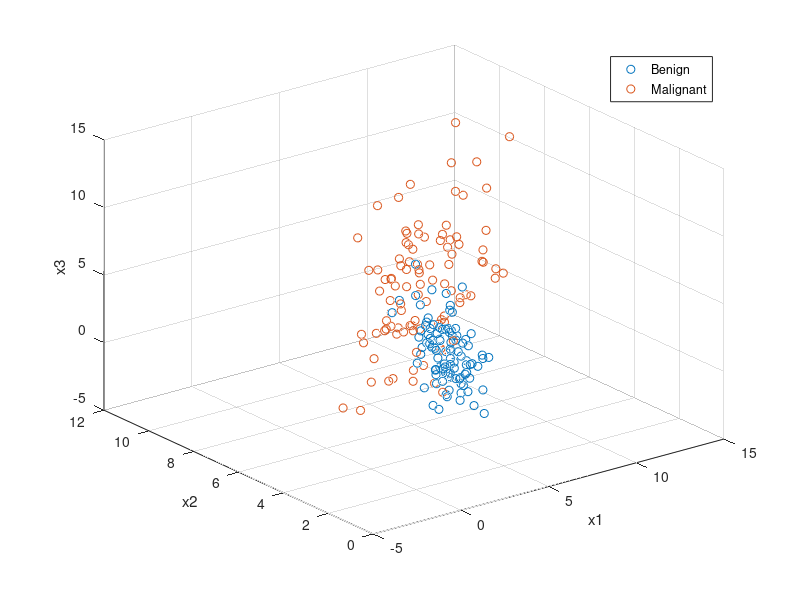
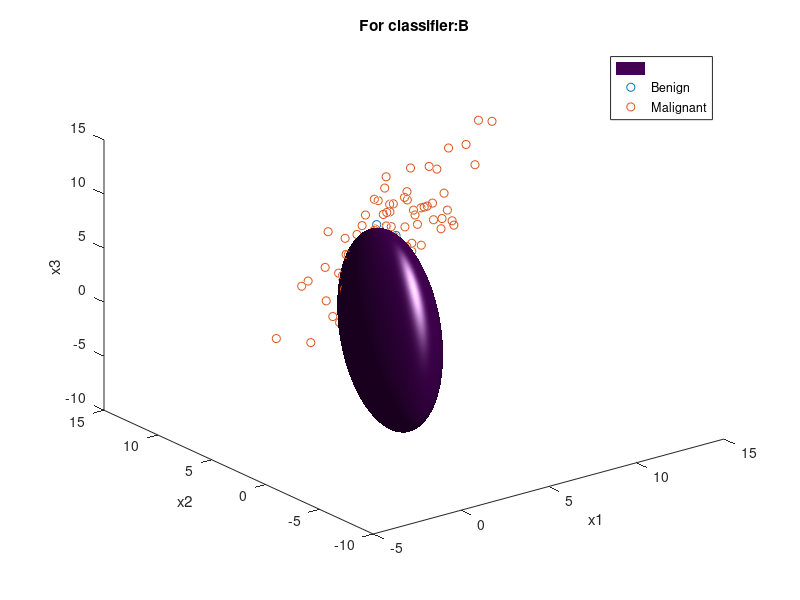
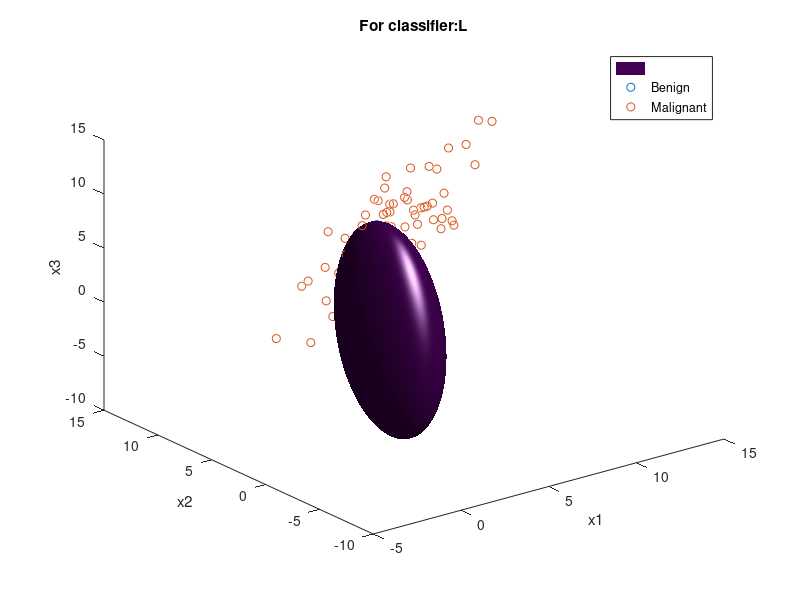
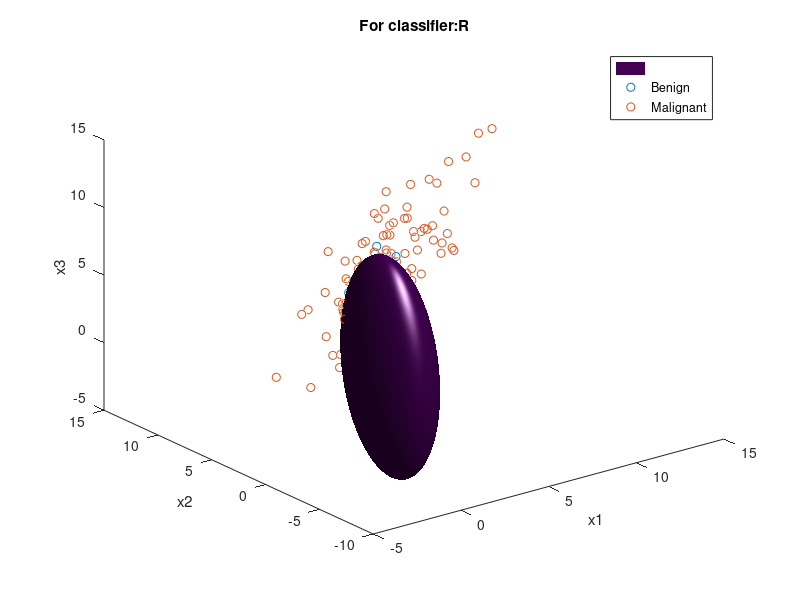

MATLAB code to generate these figures, in order:
clc;
clear all;
close all;
load('HW3_data_benign_bash','data_benign')
load('HW3_data_malignant_bash','data_malignant')
ben=data_benign';
mal=data_malignant';
benY=zeros(100,1);
malY=ones(100,1);

figure(1)
scatter3(ben(1,:),ben(2,:),ben(3,:),'b+')
hold on
scatter3(mal(1,:),mal(2,:),mal(3,:),'r.')
legend('Benign', 'Malignant')
xlabel('x1')
ylabel('x2')
zlabel('x3')
C1 = [0.4 0.3 0.5;
    0.3 0.9 0.7;
    0.5 0.7 1.6];
mu1 = [2.7;2.8;3.6];
mu2=[5.1;5.9;5.3];
C2=[6.2 2.3 3.1;
    2.3 2.2 1.7;
    3.1 1.7 6.4];
bl1=0.88;
bl2=0.36;
map1=0.88;
map2=0.12;

W1=-.5*inv(C1);
w1=inv(C1)*mu1;
w10=-0.5*mu1'*inv(C1)*mu1-0.5*log(det(C1));
bias1=[log(bl1) log(map1) 0];

W2=-.5*inv(C2);
w2=inv(C2)*mu2;
w20=-0.5*mu2'*inv(C2)*mu2-0.5*log(det(C2));
bias2=[log(bl2) log(map2) 0];
s1="For classifier: ";
s2=["BLRT", "MAP", "ML"];

%%% For dataset 1 where each data is benign%%%%
yben=zeros(100,1);
g=zeros(100,1);
for cl=1:3
    disp(strcat(s1,s2(cl)))
    yben=zeros(100,1);
    g=zeros(100,1);
for i=1:length(ben)
    x=ben(:,i);
    g1=x'*W1*x+w1'*x+w10+bias1(cl);
    g2=x'*W2*x+w2'*x+w20+bias2(cl);
    g(i)=g1-g2;
    
    if g(i)<0
        yben(i)=1;
    else
        yben(i)=0;
    end
end
disp("Probability of detection when true class in Benign=")
disp(1-nnz(yben)/length(yben))
disp("Probability of False Alarm when true class in Benign=")
disp(nnz(yben)/length(yben))
end

%%% For dataset 2 where each data is malignant
for cl=1:3
    
    disp(strcat(s1,s2(cl)))
    ymal=zeros(100,1);
    g=zeros(100,1);
for i=1:length(mal)
    x=mal(:,i);
    g1=x'*W1*x+w1'*x+w10+bias1(cl);
    g2=x'*W2*x+w2'*x+w20+bias2(cl);
    g(i)=g1-g2;
    
    
    if g(i)>0
        ymal(i)=0;
    else
       ymal(i)=1;
    end
end
disp("Probability of Detection when true class in Malignant=")
disp(nnz(ymal)/length(ymal))
disp("Probability of False alarm when true class in Malignant=")
disp(1-nnz(ymal)/length(ymal))
end

poin=10000;

x1=(6+3).*rand(poin,1) -3;
x2=(10+8).*rand(poin,1) -8;

x31=zeros(poin,1);
x32=zeros(poin,1);

for cl=1:3
[x,y,z ]= meshgrid([-10:.1:15]); 
    
V=-0.5028.*z.*z + (-0.4217+1.016.*x+0.5.*y).* z - 2.0045.*x.*x + .3436.*y.*x-0.4931.*y.*y +6.4151.*x-1.6425.*y+1.2065+bias1(cl)-bias2(cl);
    
    
figure(1+cl);

isosurface(x,y,z,V,0)
hold on

scatter3(ben(1,:),ben(2,:),ben(3,:),'b+')
hold on
scatter3(mal(1,:),mal(2,:),mal(3,:),'r.')
legend('', 'Benign', 'Malignant')
xlabel('x1')
ylabel('x2')
zlabel('x3')
title(strcat(s1,s2(cl)))
end